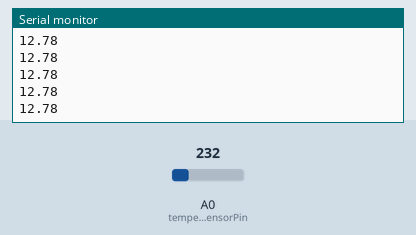
The program below on a simulated Arduino Uno, built with avr-gcc and run on an emulated ATmega328P. On the bench: the last lines printed to the serial monitor. The test bench sets the inputs (shaded band); at power-on: A0 (temperatureSensorPin) = 232.

Above: at 1.2 s.
1.3 s: A0 (temperatureSensorPin) set to 250
At 1.56 s:
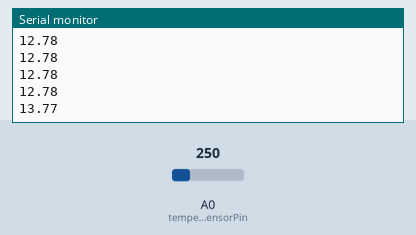
2.8 s: A0 (temperatureSensorPin) set to 266
At 2.96 s:
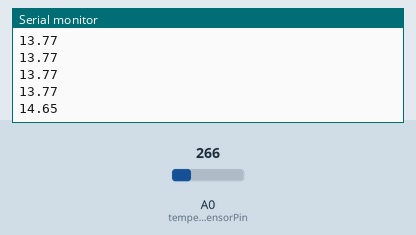
Timing chart, 0 to 5.8 s (numbered marks = the images above; inputs shaded):
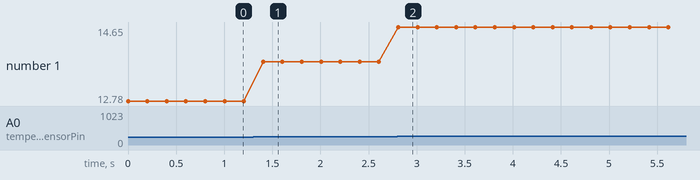

The program:

main.cpp
```cpp
#include <Arduino.h>

const int temperatureSensorPin = A0;

const float voltageReference = 1.1f; // Internal Reference Voltage is 1.1V on ATmega328P
const float milivoltsPerCelsiusDegree = 19.5f;

void setup() {
  Serial.begin(9600);
  analogReference(INTERNAL); // Internal Reference Voltage is 1.1V on ATmega328P
}

void loop() {
  int temperatureSensorValue = analogRead(temperatureSensorPin);

  double volts = voltageReference * temperatureSensorValue / 1024;
  double millivolts = volts * 1000;

  double temperatureCelsius = millivolts / milivoltsPerCelsiusDegree;

  Serial.println(temperatureCelsius);

  delay(200);
}
```

Measured:
- after the input at 1.3 s, the serial monitor: prints a new line after 0.10 s (image 1)
- after the input at 2.8 s, the serial monitor: prints a new line at once (image 2)
- plotted number 1: 12.78 → 13.77 after the input at 1.3 s, 13.77 → 14.65 after the input at 2.8 s
